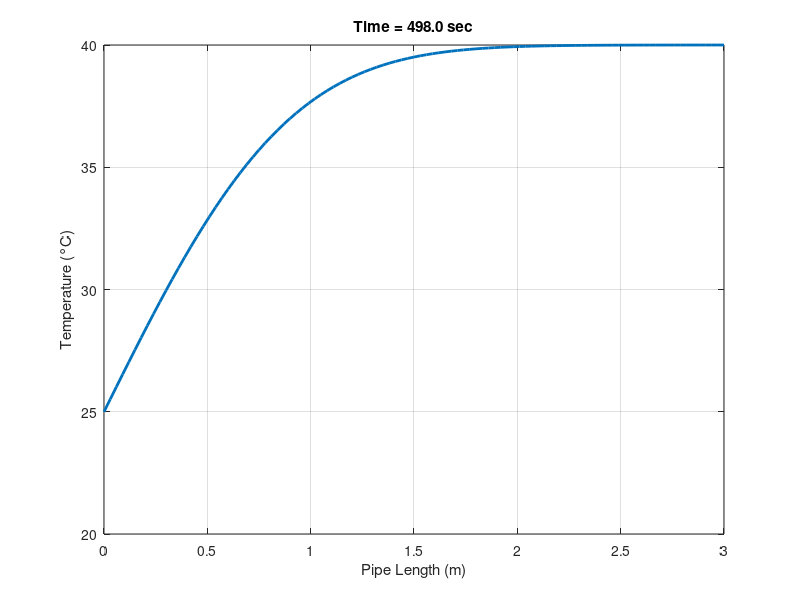

The MATLAB source for this figure:
% TransientHeatTransferPipeSim.m
% Simulates 1D transient heat conduction in a pipe with partial cooling.
% Modified parameters to enhance transient dynamics.
clear; clc; close all;

%% USER INPUTS
total_time = 500;        % Total simulation time in seconds
frame_interval = 5;      % Plot update interval in seconds

%% Physical and Material Properties
L = 3;                  % Length of the pipe (m)
D = 0.05;                % Diameter of the pipe (m)

% Using aluminum-like properties for faster conduction:
k = 1205;                 % Thermal conductivity (W/m·K)
rho = 2700;              % Density (kg/m³)
cp = 900;                % Specific heat (J/kg·K)

% Adjusted cooling conditions for a more gradual change:
T_initial = 40;          % Initial temperature (°C)
T_c = 25;                % Cooling region temperature (°C)
fractionCool = 0.01;      % Only 10% of the pipe (near inlet) is cooled

%% Numerical Parameters
N = 101;                         % Number of spatial nodes
dx = L / (N - 1);                % Spatial resolution
x = linspace(0, L, N)';          % Spatial grid

alpha = k / (rho * cp);          % Thermal diffusivity

% Stability condition for explicit FTCS
dt_stable = dx^2 / (2 * alpha);
safety_factor = 0.4;
dt_calc = safety_factor * dt_stable;

% Manually override dt for better animation control:
manual_dt = 1; % Use 1 second per time step
dt = min(dt_calc, manual_dt);

n_steps = max(round(total_time / dt), 1);
frame_step = max(round(frame_interval / dt), 1);

%% Initialization
T = T_initial * ones(N,1);       % Set initial temperature across the pipe
cool_nodes = round(fractionCool * N);
T(1:cool_nodes) = T_c;           % Apply cooling to the inlet region

%% Time-Stepping Loop (Explicit FTCS)
figure;
for step = 1:n_steps
    T_old = T;
    
    % Update interior nodes using FTCS scheme:
    for i = 2:N-1
        T(i) = T_old(i) + alpha * dt/(dx^2) * (T_old(i+1) - 2*T_old(i) + T_old(i-1));
    end
    
    % Re-apply boundary conditions:
    T(1:cool_nodes) = T_c;    % Cooling at inlet remains fixed
    T(end) = T_old(end);      % Insulated outlet (Neumann BC)
    
    % Plot updates at specified intervals:
    if mod(step, frame_step) == 0
        plot(x, T, 'LineWidth', 2);
        xlabel('Pipe Length (m)');
        ylabel('Temperature (°C)');
        title(sprintf('Time = %.1f sec', step * dt));
        grid on;
        drawnow;
    end
end
